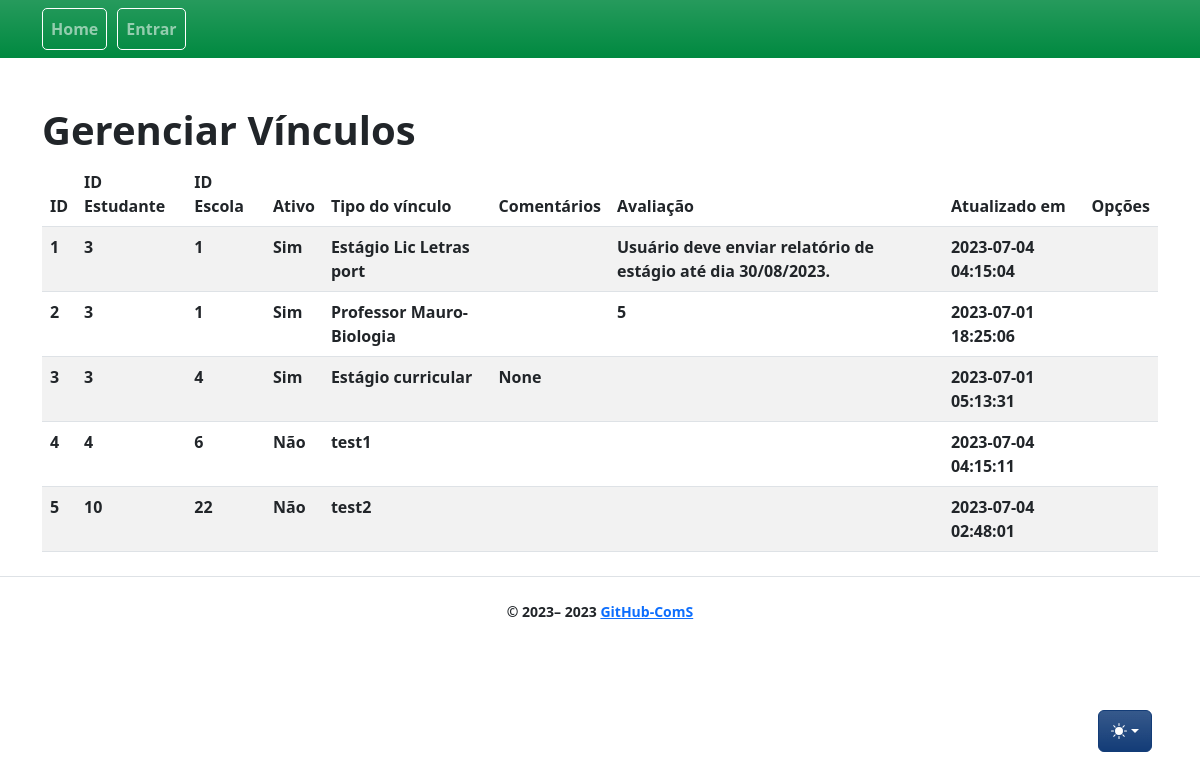
/linkages/, run on the app's committed database.
### app/models/linkage.py (models this page shows, shortened)
class Linkage(db.Model):
    __tablename__ = "linkage"
    id = db.Column(db.Integer, primary_key=True)
    title = db.Column(db.String)
    rating = db.Column(db.String(6))
    comments = db.Column(db.String)
    active = db.Column(db.Integer)
    student_id = db.Column(db.Integer, db.ForeignKey("user.id"), nullable=False)
    student = db.relationship("User", backref="linkage", foreign_keys=[student_id], lazy=True)
    school_id = db.Column(db.Integer, db.ForeignKey("school.id"), nullable=False)
    school = db.relationship("School", backref="linkage", foreign_keys=[school_id])
    start_date = db.Column(db.DateTime)
    end_date = db.Column(db.DateTime)
    created_at = db.Column(db.DateTime, nullable=False, default=func.now())
    updated_at = db.Column(
        db.DateTime, nullable=False, default=func.now(), onupdate=func.now()
    )

### app/controllers/linkages_controllers.py (the view)
@bp.route("/", methods=["GET"])
def index():
    linkages = Linkage.query.all()
    return render_template(_j.index, entities=linkages, **properties)

### app/templates/linkages/index.jinja2 (shortened to what this page needs)
{% extends "base.jinja2" %}
{% from 'bootstrap5/utils.html' import render_icon %}
{% from 'macros/component_confirm_modal.jinja2' import confirmModalMacro, confirmModalScript %}
{% block head %}
{{ super() }}
{% endblock %}
{% block content %}
<div class="table-wrapper">
    <div class="table-title">
        <div class="row">
            <div class="col-sm-6">
                <h1>Gerenciar {{collection_name}}</h1>
            </div>
            <div class="col-sm-6">
            </div>
        </div>
    </div>
    <table class="table table-striped table-hover">
        <thead>
            <tr>
                    <th>ID</th>
                    <th>ID Estudante</th>
                    <th>ID Escola</th>
                    <th>Ativo</th>
                    <th>Tipo do vínculo</th>
                    <th>Comentários</th>
                    <th>Avaliação</th>
                    <th>Atualizado em</th>
                    <th>Opções</th>
            </tr>
        </thead>
        <tbody>
            {% for entity in entities %}
            <tr>
                {% for field in list_fields %}
                {% if field == 'active' %}
                        {% if entity[field] == 1 %}
                            <td>Sim</td>
                        {% else %}
                            <td>Não</td>
                        {% endif %}
                {% else %}
                <td>{{ entity[field] }}</td>
                {% endif%}
                {% endfor %}
                <td>
                    <a class="btn" href="{{ url_for('linkages.show', id=entity.id) }}" title="View"> {{
                        render_icon('search') }} </a>
                </td>
            </tr>
            {% endfor %}
        </tbody>
    </table>
</div>
{% endblock %}

### data on the page
Linkage: id "1" "3" "1" "Estágio Lic Letras port" "Usuário deve enviar relatório de estágio até dia 30/08/2023." "2023-07-04 04:15:04", active "Sim"
Linkage: id "2" "3" "1" "Professor Mauro-Biologia" "5" "2023-07-01 18:25:06", active "Sim"
Linkage: id "3" "3" "4" "Estágio curricular" "None" "2023-07-01 05:13:31", active "Sim"
Linkage: id "4" "4" "6" "test1" "2023-07-04 04:15:11", active "Não"
Linkage: id "5" "10" "22" "test2" "2023-07-04 02:48:01", active "Não"

### other printed values
{{ render_nav_item('main.index', 'Home') }} "Home"
{{ render_nav_item('auth.login', 'Entrar') }} "Entrar"
{{ collection_name }} "Vínculos"
